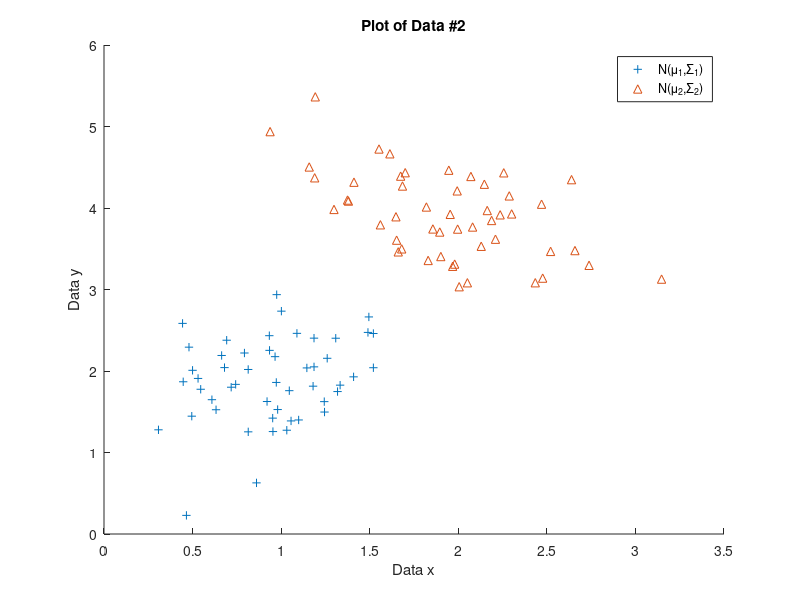
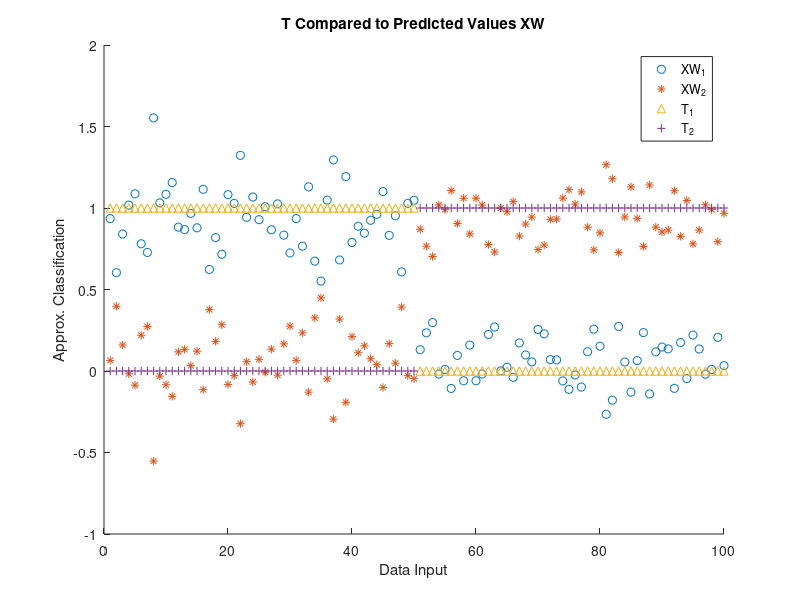
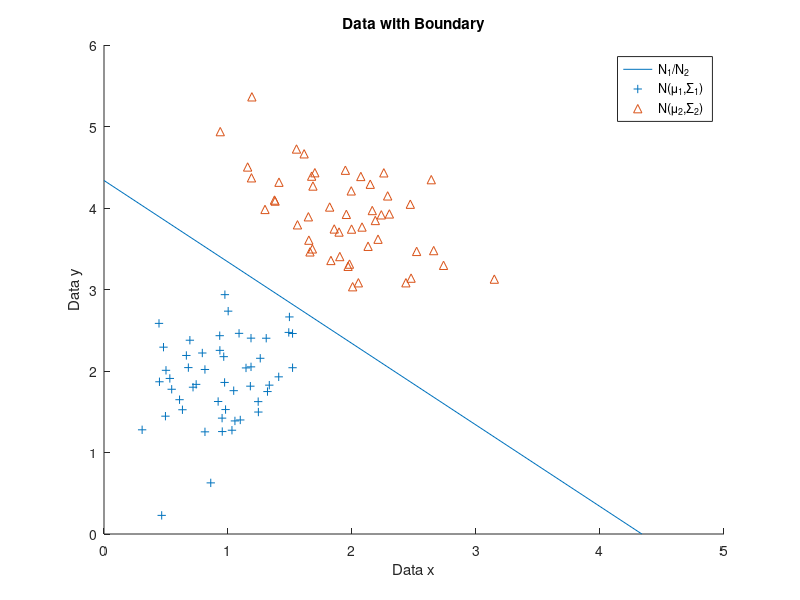
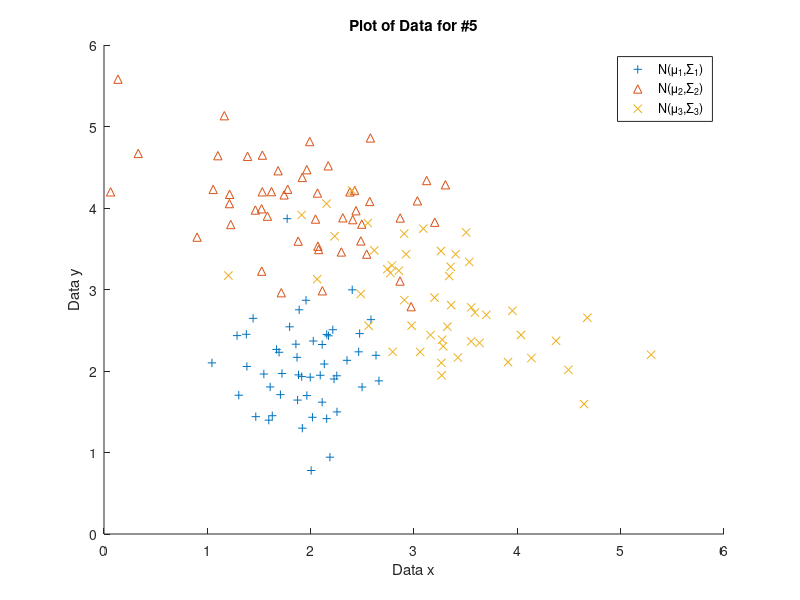

The MATLAB script that drew these images, in order: (Note: this script raises an error after producing the figures.)
%%
%1 Generate the data 
mu1 = [1,2];
mu2 = [2 4];
sigma1 = [.1 .05;.05 .2];
sigma2 = [.2 -0.1;-0.1 .3];
r1 = mvnrnd(mu1,sigma1,50);
r2 = mvnrnd(mu2,sigma2,50);
%%
%2 Plot the data
figure
hold on
scatter(r1(:,1),r1(:,2),'+');
scatter(r2(:,1),r2(:,2),'^');
legend('N(\mu_1,\Sigma_1)', 'N(\mu_2,\Sigma_2)')
xlabel('Data x')
ylabel('Data y')
title('Plot of Data #2')
hold off
%%
% Compute least squares to find W
T = [ones(50,1),zeros(50,1);zeros(50,1), ones(50,1)];
X = horzcat(ones(100,1),[r1;r2]);
W = inv((X'*X))* X'*T;
X1 = X*W(:,1);
X2 = X*W(:,2);
figure
hold on
plot(X1, 'o')
plot(X2, '*')
plot(T(:,1),'^')
plot(T(:,2), '+')
title('T Compared to Predicted Values XW')
xlabel('Data Input')
ylabel('Approx. Classification')
legend('XW_1','XW_2','T_1','T_2')
hold off
w_o = W(1,2) - W(1,1);
x1 = -(w_o)/(W(2,2) - W(2,1));
x2 = -(w_o)/(W(3,2) - W(3,1));
%%
%4 Plot line between points
figure
hold on
plot([0,x1],[x2,0])
scatter(r1(:,1),r1(:,2),'+');
scatter(r2(:,1),r2(:,2),'^');
legend('N_1/N_2','N(\mu_1,\Sigma_1)', 'N(\mu_2,\Sigma_2)')
xlabel('Data x')
ylabel('Data y')
title('Data with Boundary')
hold off
%%
%5 Generate N=50 2D data 
mu1 = [2,2];
mu2 = [2 4];
mu3 = [3 3];
sigma1 = [.2 .05;.05 .3];
sigma2 = [.4 -0.1;-0.1 .3];
sigma3 = [.5 -0.3;-0.3 .4];
r1 = mvnrnd(mu1,sigma1,50);
r2 = mvnrnd(mu2,sigma2,50);
r3 = mvnrnd(mu3,sigma3,50); 
figure
hold on
scatter(r1(:,1),r1(:,2),'+');
scatter(r2(:,1),r2(:,2),'^');
scatter(r3(:,1),r3(:,2),'x');
title('Plot of Data for #5')
xlabel('Data x')
ylabel('Data y')
legend('N(\mu_1,\Sigma_1)', 'N(\mu_2,\Sigma_2)', 'N(\mu_3,\Sigma_3)')
hold off
%%
%6 Class boundaries/Coeff
T_Train = [ones(50,1),zeros(50,1),zeros(50,1);zeros(50,1), ones(50,1),zeros(50,1);zeros(50,1),zeros(50,1), ones(50,1)];

X_Train = horzcat(ones(150,1),[r1;r2;r3]);
W = inv((X_Train'*X_Train))* X_Train'*T_Train;
%%
x = 0:5; 
b1 =  (W(1,2)-W(1,1))/(W(3,1)-W(3,2));
m1 = (W(2,2)-W(2,1))/(W(3,1)-W(3,2));
b2 = -(W(1,3)-W(1,1))/(W(3,3)-W(3,1));
m2 = -(W(2,3)-W(2,1))/(W(3,3)-W(3,1));
b3 = -(W(1,3) - W(1,2))/(W(3,3) - W(3,2));
m3 = -(W(2,3) - W(2,2))/(W(3,3)-W(3,2));
figure
hold on
scatter(r1(:,1),r1(:,2),'+');
scatter(r2(:,1),r2(:,2),'^');
scatter(r3(:,1),r3(:,2),'x');
plot(x,m1*x+b1,'--')
plot(x,m2*x+b2, ':')
plot(x,m3*x + b3)
title('Plot of Data W/ Boundaries #5')
xlabel('Data x')
ylabel('Data y')
legend('N(\mu_1,\Sigma_1)', 'N(\mu_2,\Sigma_2)', 'N(\mu_3,\Sigma_3)','N_1/N_2', 'N_1/N_3', 'N_2/N_3')
hold off
    
%%
%7
T_Test = [ones(100,1),zeros(100,1),zeros(100,1);zeros(100,1), ones(100,1),zeros(100,1);zeros(100,1),zeros(100,1), ones(100,1)];
r1 = mvnrnd(mu1,sigma1,100);
r2 = mvnrnd(mu2,sigma2,100);
r3 = mvnrnd(mu3,sigma3,100);
X_Test = horzcat(ones(300,1),[r1;r2;r3]);
LS_time = cputime;
%W = inv((X_Test'*X_Test))* X_Test'*T_Test;
C = W'*(X_Test');
Time_LS = cputime - LS_time;
[M,I] = max(C);
Test(1:100) = 1;
Test(101:200) = 2;
Test(201:300) = 3;
Comp = I==Test;
R = sum(Comp,2);
c = 100* R/(3*100);

%The value for c is going to be less than 100 because of the
%fact that our data points over lap. So there is a chance for
%misclassification if a data point is far from the cluster of its group
%which is the case here. Also Because this is least squares which assume a
%unimodal gaussian distribution while the data is not necessarily unimodal
%this may also cause problems with classification.

%%
%8 Implement KNN
%Already done as a fucntion
class_err = [];
times = [];
TLabel(1:100) = 1;
TLabel(101:200) = 2;
TLabel(201:300) = 3;
%%
%9 test code for various K

for K=1:60
    d = cputime;
    label = KNN(X_Train,X_Test,T_Train,K);
    times(K) = cputime-d;
    [M,	I9] = max(label,[],2);
    Comp = I9'==TLabel;
    R9 = sum(Comp);
    class_err(K) = 100* R9/(3*100);
end
disp('done')
figure
plot(class_err)
xlabel('K Value')
ylabel('Error in %')
title('Error of KNN')
figure
plot(times)
xlabel('K Value')
ylabel('Time in cputime')
title('Time of KNN')

% In this case, it seems that LS method actually seems to work better than
% KNN by a very little margin, approx ~5% which to me is suprising, but
% this could be because the data overlaps so much, KNN gets a lot of
% misclassification due to there existing clusters from both groups on each
% in certain regions. In terms of speed both seem to perform significantly
% fast, but this is primarily due to the low number of data points. Had
% this number been larger, KNN would do significantly worst since it
% iterates through all the training and testing data. For values of K 
% between 1 and 60 we see a decrease in the accuracy of classification of
% data. We see at K=1 (which is geenrally over-fitting) we hit the highest
% accuracy which isnt necessarily a good thing since it implies overfitting
% and after that we see the accuracy diminish. This justifies not showing K
% for values greater than 60. The max is aorund 75% for this run. Meaning
% for this case LS is better since it faster and classifies around the same
% and generally a little better.

%%
%10 Repeat 5-9 for 4 sets of data
mu1 = [2,2];
mu2 = [3 3];
mu3 = [4 4];
sigma1 = [.1 0;0 .1];
sigma2 = [.2 -0.1;-0.1 .3];
sigma3 = [.4 -0.3;-0.3 .3];
r1 = mvnrnd(mu1,sigma1,50);
r2 = mvnrnd(mu2,sigma2,50);
r3 = mvnrnd(mu3,sigma3,50); 
%%
figure
hold on
scatter(r1(:,1),r1(:,2),'+');
scatter(r2(:,1),r2(:,2),'^');
scatter(r3(:,1),r3(:,2),'x');
title('Prob 10 Data')
legend('N(\mu_1,\Sigma_1)', 'N(\mu_2,\Sigma_2)', 'N(\mu_3,\Sigma_3)')
xlabel('x')
ylabel('y')
hold off
%%
%number 6 again
X_Data = horzcat(ones(150,1),[r1;r2;r3]);
W = inv((X_Data'*X_Data))*X_Data'*T_Train;
x = 0:6; 
b1 =  (W(1,2)-W(1,1))/(W(3,1)-W(3,2));
m1 = (W(2,2)-W(2,1))/(W(3,1)-W(3,2));
b2 = -(W(1,3)-W(1,1))/(W(3,3)-W(3,1));
m2 = -(W(2,3)-W(2,1))/(W(3,3)-W(3,1));
b3 = -(W(1,3) - W(1,2))/(W(3,3) - W(3,2));
m3 = -(W(2,3) - W(2,2))/(W(3,3)-W(3,2));
figure
hold on
scatter(r1(:,1),r1(:,2),'+');
scatter(r2(:,1),r2(:,2),'^');
scatter(r3(:,1),r3(:,2),'x');
plot(x,m1*x+b1,'--')
plot(x,m2*x+b2, ':')
plot(x,m3*x + b3)
xlabel('x')
ylabel('y')
title('Prob 10 Data w/ Boundaries')
legend('N(\mu_1,\Sigma_1)', 'N(\mu_2,\Sigma_2)', 'N(\mu_3,\Sigma_3)','N_1/N_2', 'N_1/N_3', 'N_2/N_3')
hold off

%%
% 7 again
T_Test = [ones(100,1),zeros(100,1),zeros(100,1);zeros(100,1), ones(100,1),zeros(100,1);zeros(100,1),zeros(100,1), ones(100,1)];
r1 = mvnrnd(mu1,sigma1,100);
r2 = mvnrnd(mu2,sigma2,100);
r3 = mvnrnd(mu3,sigma3,100);
X_Test = horzcat(ones(300,1),[r1;r2;r3]);
LS_time = cputime;
C = W'*(X_Test');
Time_LS = cputime - LS_time;
[M,I] = max(C);
Test(1:100) = 1;
Test(101:200) = 2;
Test(201:300) = 3;
Comp = I==Test;
%overall class classification error
R10 = sum(Comp,2);
c10 = 100* R10/(3*100)

%%
% per class accuracy
R1 = sum(Comp(1:100),2);
R2 = sum(Comp(101:200),2);
R3 = sum(Comp(201:300),2);
c1 = 100* R1/(100);   
c2 = 100* R2/(100);   
c3 = 100* R3/(100); 

%%
%8 Implement KNN
%Already done as a fucntion
class_err = [];
times = [];
TLabel(1:100) = 1;
TLabel(101:200) = 2;
TLabel(201:300) = 3;
%%
%9 test code for various K
class_err = [];
times = [];
c_1 = [];
c_2 = [];
c_3 = [];
Comp_arr = zeros(60,300);
for K=1:60
    d = cputime;
    label = KNN(X_Data,X_Test,T_Train,K);
    times(K) = cputime-d;
    [M,	I10] = max(label,[],2);
    Comp_arr(K,:) = I10'==TLabel;
    R9 = sum(Comp_arr(K,:));
    class_err(K) = 100* R9/(3*100);
    R_1 = sum(Comp_arr(K,1:100));
    R_2 = sum(Comp_arr(K,101:200));
    R_3 = sum(Comp_arr(K,201:300));
    c_1(K) = 100* R_1/(100);  
    c_2(K) = 100* R_2/(100);   
    c_3(K) = 100* R_3/(100);
end
disp('done')
figure
plot(class_err)
xlabel('K Value')
ylabel('Classification Error in %')
title('Overall Class Error of KNN Prob 10')

figure
hold on
%plot(Time_LS)
plot(times)
xlabel('K Value')
ylabel('Time in cputime')
title('Time of KNN Prob 10')
hold off

figure
hold on
plot(c_1)
plot(c_2)
plot(c_3)
xlabel('K Value')
ylabel('Individual Class Acc (%)')
title('Plot of Individual Class Acc')
legend('Class 1','Class 2','Class 3')
hold off
%%
% 10 The classes are much more linearly seperable here than before actually they are l
% linearly sperable in this case. The class by class accuracies for LS in this case
% are poor only for the second class. As for the KNN trials though the class accuracies
% are almost 100% for each class with K from ~1-10, which means we are not 
% overfitting here and are acccuarately classifying the data. The decision boundaries
% for the LS classification are actually split across the middle data cluster 
% which is why the class is being poorly classified. The intersection splits 
% the middle dataset across either the first or second class and leaves only 
% a little triangle shaped area for the middle set classificaion 
% Here KNN is actually better than LS. The data is a lot better classified
% and the time isnt that big of a factor for such a difference in accuracy 
% The reason for this is because the data is seperable, most of the points 
% neighbors will actually be from the same group. LS assumes a unimodal
% gaussian distrubution that definitely isn the case here and it performs
% poorly compared to KNN since it misses the middle data set. This provides
% an other reason. The reason for any misclassification in KNN occurs when
% we have an outlier point near an other cluster which does occur. Overall
% KNN is better for linearly seperable data with multiple data points since
% it classifies based on the neighbors. Since the data is seperable we
% suspect for points of the same group to be mre likely closer to each
% other. Error for LS 66.67
 
    
    
    